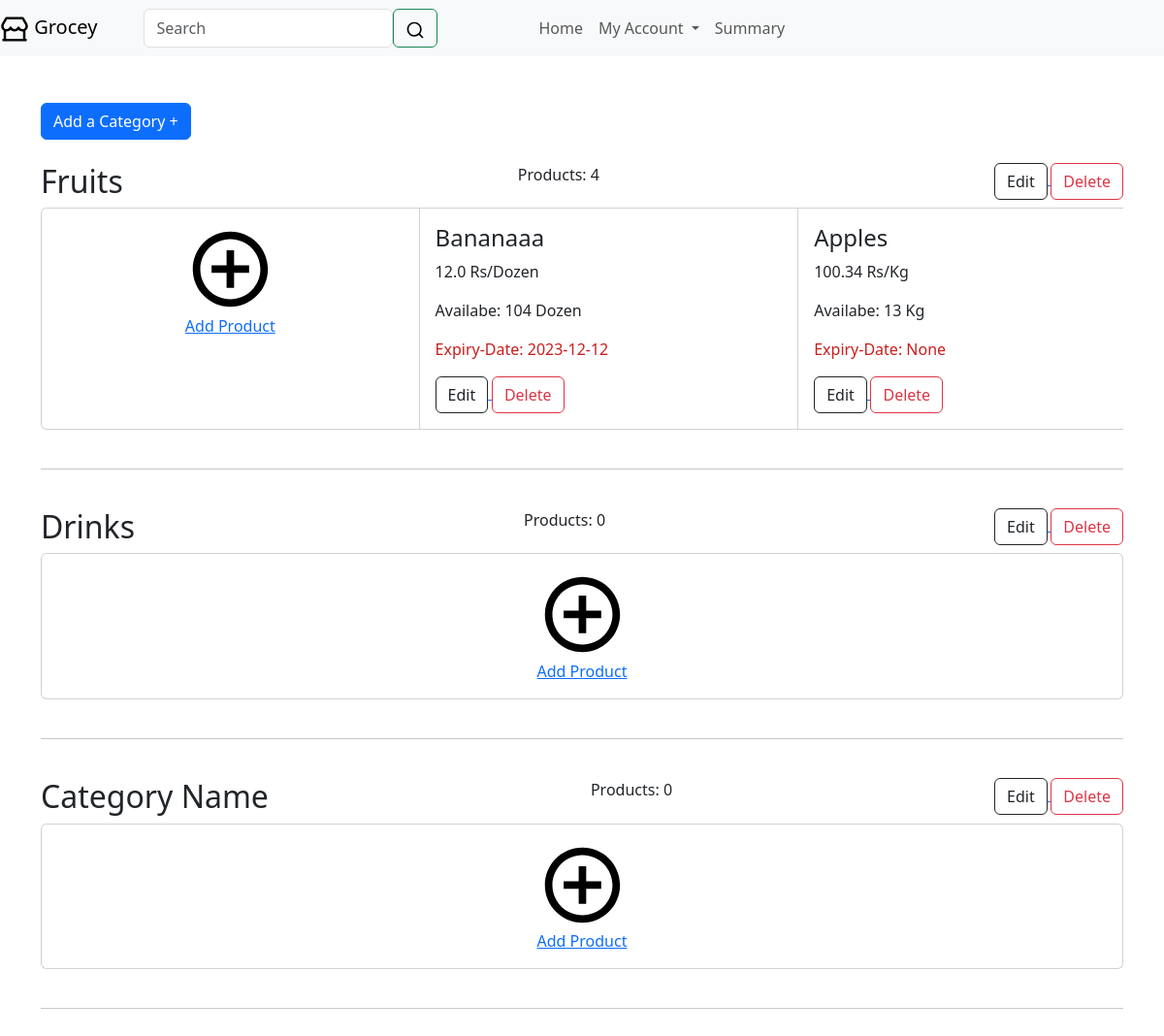
Screenshot of /seller (signed in) with the database file from the repository.
### website/web_models.py (models this page shows)
class Category(db.Model):
    id = db.Column(db.Integer, primary_key=True)
    name = db.Column(db.String(30), nullable=False)
    seller_id = db.Column(db.Integer, db.ForeignKey('user.id'), nullable=False)
    products = db.relationship('Product', passive_deletes=True, backref='category')
    orders = db.relationship('Order')
    cart = db.relationship('Cart')

class Product(db.Model):
    id = db.Column(db.Integer, primary_key=True)
    name = db.Column(db.String(30), nullable=False)
    unit = db.Column(db.String(30))
    price = db.Column(db.Float, nullable=False)
    quantity = db.Column(db.Integer, nullable=False)
    expiry_date = db.Column(db.String(40), nullable=False)
    listing_time = db.Column(db.DateTime, nullable=False, default=func.now())
    category_id = db.Column(db.Integer, db.ForeignKey('category.id'), nullable=False)
    seller_id = db.Column(db.Integer, db.ForeignKey('user.id'))
    orders = db.relationship('Order', backref='product')
    carts = db.relationship('Cart', backref='product')

### website/web_controllers.py (the view)
@views.route('/seller')
@login_required
def sell():
    if current_user.is_seller:
        new_category_id = db.session.query(db.func.max(Category.id)).scalar()
        new_category_id = 1 if not new_category_id else new_category_id + 1
        categories = User.query.filter_by(id=current_user.id).first().categories
        new_prod_id = db.session.query(db.func.max(Product.id)).scalar()
        new_prod_id = 1 if not new_prod_id else new_prod_id + 1
        return render_template("/seller_functions/seller_home.html",
                               app_name=app_name,
                               new_category_id=new_category_id,
                               categories=categories,
                               new_product_id=new_prod_id)
    flash("You are not a seller!", category='error')
    return redirect(url_for("web_views.home"))

### website/templates/seller_functions/seller_home.html (shortened to what this page needs)
{% extends "web_base.html" %}
{% block content %}
<br>
<br>
<div class="align-content-md-center">
    <a href="/seller/category/{{ new_category_id }}">
        <button class="btn btn-primary">
            Add a Category &#43;
        </button>
    </a>
</div>
<br>
    {% for cat in categories %}
        <li class="list-group-item d-flex justify-content-between">
            <h2>{{ cat.name }} </h2>
            <p>Products: {{ cat.products|length }}</p>
            <small>
                <a href="/seller/category/{{ cat.id }}">
                    <button class="btn btn-outline-dark">Edit</button>
                </a>
                <a href="/delete-category/{{ cat.id }}">
                   <button class="btn btn-outline-danger">Delete</button>
                </a>
            </small>
        </li>
        <div class="card-group card-group-scroll card_group">
            <div class="card align-middle">
                <div class="card-body align-self-center">
                    <a href="/seller/{{ cat.id }}/product/{{ new_product_id }}">
                        <div class="footer">
                            Add Product
                        </div>
                    </a>
                </div>
            </div>
            {% for prod in cat.products %}
            <div class="card">
                <div class="card-body">
                    <h4 class="card-title">{{ prod.name }}</h4>
                    <p> {{ prod.price }} Rs/{{ prod.unit }}</p>
                    <p> Availabe: {{ prod.quantity }} {{ prod.unit }}</p>
                    <p style="color: rgb(202, 29, 29);"> Expiry-Date: {{ prod.expiry_date }}</p>
                    <small class="w-10">
                        <a href="/seller/{{ cat.id }}/product/{{ prod.id }}">
                            <button class="btn btn-outline-dark">Edit</button>
                        </a>
                        <a href="/delete-product/{{ prod.id }}">
                           <button class="btn btn-outline-danger">Delete</button>
                        </a>
                    </small>
                </div>
            </div>
            {% endfor %}
        </div>
        <br>
        <hr>
        <br>
    {% endfor %}
{% endblock %}

### website/templates/seller_functions/seller_home.html (style rules this page uses)
@media (min-width: 576px) { .card-group.card-group-scroll { overflow-x: auto; flex-wrap: nowrap; } }
.card-group.card-group-scroll > .card { flex-basis: 35%; }

### rows the page displays
Category: name "Fruits", products|length "4"
Product: name "Bananaaa", price "12.0", unit "Dozen", quantity "104", expiry_date "2023-12-12"
Product: name "Apples", price "100.34", unit "Kg", quantity "13", expiry_date "None"
Category: name "Drinks", products|length "0"
Category: name "Category Name", products|length "0"

### other values shown
{{ app_name }} "Grocey"
